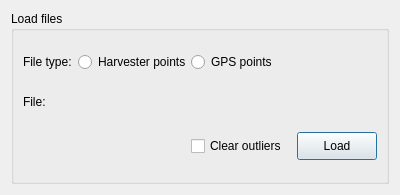
<?xml version="1.0" encoding="UTF-8"?>
<ui version="4.0">
 <class>LoadFilesDialog</class>
 <widget class="QDialog" name="LoadFilesDialog">
  <property name="geometry">
   <rect>
    <x>0</x>
    <y>0</y>
    <width>400</width>
    <height>195</height>
   </rect>
  </property>
  <property name="minimumSize">
   <size>
    <width>400</width>
    <height>195</height>
   </size>
  </property>
  <property name="windowTitle">
   <string>Load files</string>
  </property>
  <layout class="QGridLayout" name="gridLayout">
   <item row="0" column="0">
    <widget class="QGroupBox" name="groupBox_2">
     <property name="sizePolicy">
      <sizepolicy hsizetype="Preferred" vsizetype="MinimumExpanding">
       <horstretch>0</horstretch>
       <verstretch>0</verstretch>
      </sizepolicy>
     </property>
     <property name="minimumSize">
      <size>
       <width>0</width>
       <height>130</height>
      </size>
     </property>
     <property name="title">
      <string>Load files</string>
     </property>
     <layout class="QGridLayout" name="gridLayout_4">
      <item row="2" column="1">
       <layout class="QHBoxLayout" name="horizontalLayout">
        <property name="spacing">
         <number>0</number>
        </property>
        <item>
         <spacer name="horizontalSpacer_2">
          <property name="orientation">
           <enum>Qt::Horizontal</enum>
          </property>
          <property name="sizeHint" stdset="0">
           <size>
            <width>40</width>
            <height>20</height>
           </size>
          </property>
         </spacer>
        </item>
        <item>
         <widget class="QCheckBox" name="outliers_cb">
          <property name="text">
           <string>Clear outliers</string>
          </property>
         </widget>
        </item>
        <item>
         <spacer name="horizontalSpacer_4">
          <property name="orientation">
           <enum>Qt::Horizontal</enum>
          </property>
          <property name="sizeType">
           <enum>QSizePolicy::Fixed</enum>
          </property>
          <property name="sizeHint" stdset="0">
           <size>
            <width>10</width>
            <height>20</height>
           </size>
          </property>
         </spacer>
        </item>
        <item>
         <widget class="QPushButton" name="load_pb">
          <property name="minimumSize">
           <size>
            <width>0</width>
            <height>28</height>
           </size>
          </property>
          <property name="maximumSize">
           <size>
            <width>16777215</width>
            <height>28</height>
           </size>
          </property>
          <property name="text">
           <string>Load</string>
          </property>
         </widget>
        </item>
       </layout>
      </item>
      <item row="0" column="1">
       <layout class="QHBoxLayout" name="horizontalLayout_4">
        <property name="spacing">
         <number>0</number>
        </property>
        <item>
         <widget class="QRadioButton" name="harvester_rb">
          <property name="text">
           <string>Harvester points</string>
          </property>
         </widget>
        </item>
        <item>
         <widget class="QRadioButton" name="gps_rb">
          <property name="text">
           <string>GPS points</string>
          </property>
         </widget>
        </item>
        <item>
         <spacer name="horizontalSpacer_3">
          <property name="orientation">
           <enum>Qt::Horizontal</enum>
          </property>
          <property name="sizeHint" stdset="0">
           <size>
            <width>40</width>
            <height>20</height>
           </size>
          </property>
         </spacer>
        </item>
       </layout>
      </item>
      <item row="1" column="1">
       <layout class="QHBoxLayout" name="horizontalLayout_3">
        <item>
         <widget class="QgsFileWidget" name="load_file_fw">
          <property name="sizePolicy">
           <sizepolicy hsizetype="MinimumExpanding" vsizetype="Fixed">
            <horstretch>0</horstretch>
            <verstretch>0</verstretch>
           </sizepolicy>
          </property>
          <property name="minimumSize">
           <size>
            <width>0</width>
            <height>24</height>
           </size>
          </property>
          <property name="maximumSize">
           <size>
            <width>16777215</width>
            <height>24</height>
           </size>
          </property>
          <property name="filter">
           <string>*.shp</string>
          </property>
         </widget>
        </item>
       </layout>
      </item>
      <item row="0" column="0">
       <widget class="QLabel" name="label_5">
        <property name="text">
         <string>File type:</string>
        </property>
       </widget>
      </item>
      <item row="1" column="0">
       <widget class="QLabel" name="label_4">
        <property name="text">
         <string>File:</string>
        </property>
       </widget>
      </item>
     </layout>
    </widget>
   </item>
  </layout>
 </widget>
 <customwidgets>
  <customwidget>
   <class>QgsFileWidget</class>
   <extends>QWidget</extends>
   <header>qgsfilewidget.h</header>
  </customwidget>
 </customwidgets>
 <resources/>
 <connections/>
</ui>
